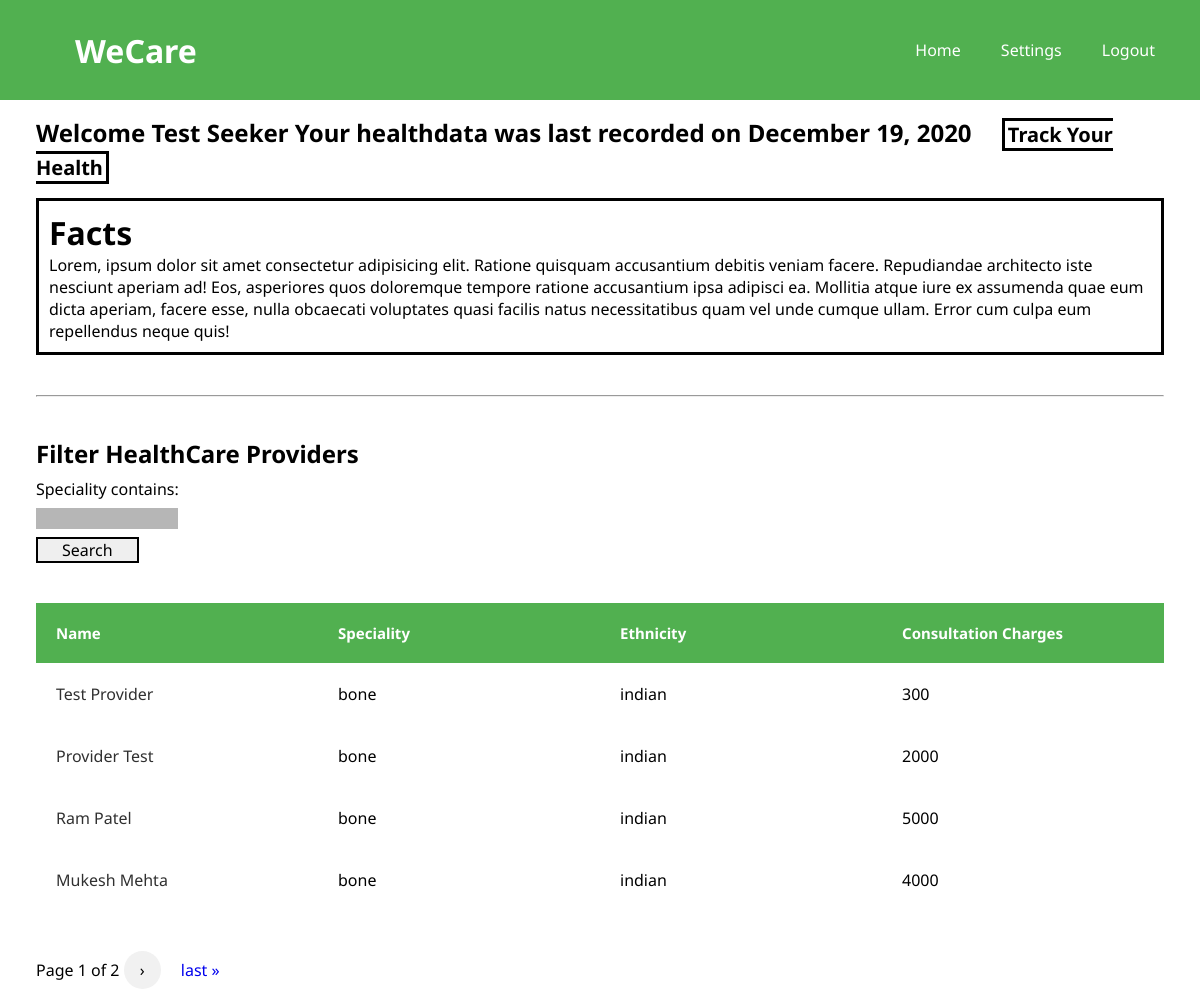
The page /dashboard (signed in) on the database as committed earlier.
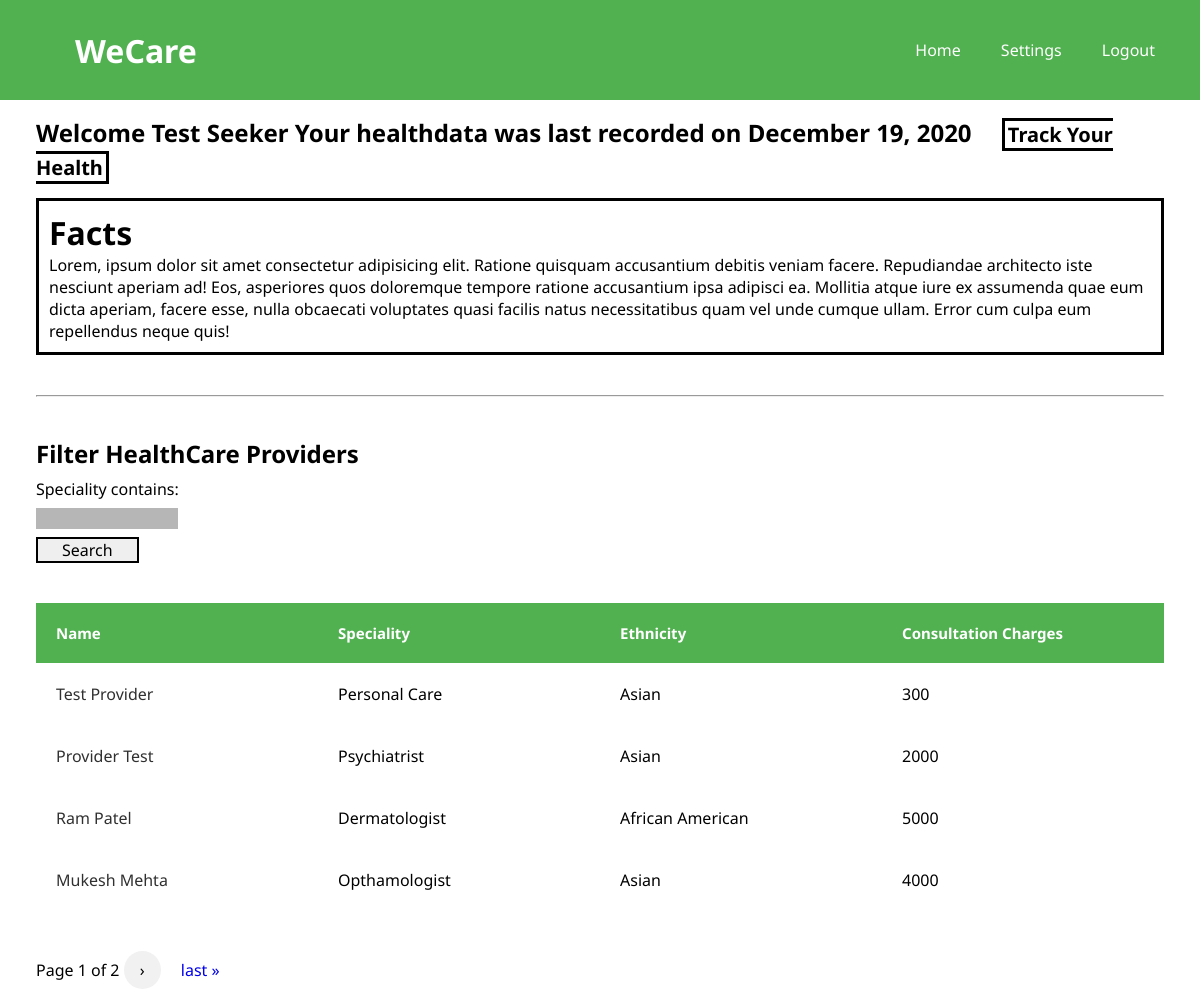
The same page on the database as committed later.
### users/models.py (models this page shows, shortened)
class Seeker(models.Model):
    user = models.OneToOneField(
        User, on_delete=models.CASCADE, primary_key=True)
    phone_number = models.CharField(max_length=20)
    location = models.CharField(max_length=20)
    medicaid_recepient = models.BooleanField(default=False)
    ethnicity = models.CharField(max_length=20)
    def __str__(self):
        return f'{self.user.first_name} {self.user.last_name}'

class User(AbstractUser):
    email = models.EmailField(unique=True)
    is_seeker = models.BooleanField(default=False)
    is_provider = models.BooleanField(default=False)
    first_name = models.CharField(max_length=100)
    last_name = models.CharField(max_length=100)
    USERNAME_FIELD = 'email'
    REQUIRED_FIELDS = []

class Provider(models.Model):
    user = models.OneToOneField(
        User, on_delete=models.CASCADE, primary_key=True)
    phone_number = models.CharField(max_length=20)
    designation = models.CharField(max_length=20)
    ethnicity = models.CharField(max_length=20)
    def __str__(self):
        return f'{self.user.first_name} {self.user.last_name}'

### healthdata/models.py (models this page shows, shortened)
class HealthData(models.Model):
    seeker = models.ForeignKey(Seeker, on_delete=models.CASCADE)
    heartrate = models.IntegerField(
        validators=[MaxValueValidator(210), MinValueValidator(50)])
    weight = models.IntegerField()
    steps = models.IntegerField()
    date_recorded = models.DateTimeField(default=timezone.now)

### listings/models.py (models this page shows, shortened)
class Listing(models.Model):
    listing_id = models.AutoField(primary_key=True)
    provider = models.ForeignKey(Provider, on_delete=models.CASCADE)
    description = models.TextField()
    consultation_charges = models.IntegerField()
    ethnicity = models.CharField(max_length=20)
    speciality = models.TextField()

### listings/views.py (the view)
# urls.py: path('dashboard', listings.dashboard, name='dashboard'),
def dashboard(request):
    labels = []
    data = []
    seeker = get_object_or_404(Seeker, user=request.user)
    listing_filter = ListingFilter(request.GET, queryset=Listing.objects.all())
    paginator = Paginator(listing_filter.qs, 4)
    page_number = request.GET.get('page')
    try:
        response = paginator.page(page_number)
    except PageNotAnInteger:
        response = paginator.page(1)
    except EmptyPage:
        response = paginator.page(paginator.num_pages)
    user_healthdata = HealthData.objects.filter(seeker=seeker)
    latest_date = user_healthdata.reverse()[0]
    context = {
        'seeker': seeker,
        'filter': listing_filter,
        'page': page_number,
        'response': response,
        'user_healthdata': user_healthdata,
        'latest_date': latest_date
    }
    return render(request, 'listings/dashboard.html', context)

### listings/templatetags/my_templatetags.py (called while the page is built)
@register.simple_tag
def query_transform(request, **kwargs):
    updated = request.GET.copy()
    for k, v in kwargs.items():
        if v is not None:
            updated[k] = v
        else:
            updated.pop(k, 0)
    return updated.urlencode()

### listings/templates/listings/dashboard.html (shortened to what this page needs)
{% extends "listings/base.html" %}
{% load static %}
{% load my_templatetags %}
{% block content %}
<link rel="stylesheet" href="{% static 'listings/dashboard.css' %}">
<div class="parent_container">
    <div class="welcome">
        {% if user_healthdata == None %}
            <h2>Welcome {{ seeker }} Start tracking your fitness and healthdata</h2>
            <a class="track_url" href="{% url 'track' %}">Track Your Health</a>
        {% else %}
            <h2>Welcome {{ seeker }} Your healthdata was last recorded on {{ latest_date.date_recorded|date:"F d, Y" }}
                <span><a class="track_url" href="{% url 'track' %}">Track Your Health</a></span>
            </h2>
        {% endif %}
    </div>
    <div class="demographics">
        <h1>Facts</h1>
        <p>
            Lorem, ipsum dolor sit amet consectetur adipisicing elit. Ratione quisquam accusantium debitis veniam facere. Repudiandae architecto iste nesciunt aperiam ad! Eos, asperiores quos doloremque tempore ratione accusantium ipsa adipisci ea.
            Mollitia atque iure ex assumenda quae eum dicta aperiam, facere esse, nulla obcaecati voluptates quasi facilis natus necessitatibus quam vel unde cumque ullam. Error cum culpa eum repellendus neque quis!
        </p>
    </div>
    <hr>
    <div class="healthcare_providers">
        <h2>Filter HealthCare Providers</h2>
        <div class="filt_cont">
            <form method="get" class="filt_form">
                {{ filter.form }}
                <button type="submit" class="filter_submit">Search</button>
            </form>
        </div>
        <table class="listings_table">
            <thead>
                <tr>
                    <th>Name</th>
                    <th>Speciality</th>
                    <th>Ethnicity</th>
                    <th>Consultation Charges</th>
                </tr>
            </thead>
            {% for listing in response %}
                <tr>
                    <td><a class="provider_name" href="{% url 'listing' listing.listing_id %}">{{ listing.provider }}</a></td>
                    <td>{{ listing.speciality }}</td>
                    <td>{{ listing.ethnicity }}</td>
                    <td>{{ listing.consultation_charges }}</td>
                </tr>
            {% endfor %}
        </table>
    </div>
    <div class="paginator">
        <span>
            <span class="current">
                Page {{ response.number }} of {{ response.paginator.num_pages }}
            </span>
            {% if response.has_next %}
                <a class="previous round" href="?{% query_transform request page=response.next_page_number %}">&#8250;</a>
                <a href="?{% query_transform request page=response.paginator.num_pages %}">last &raquo;</a>
            {% endif %}
        </span>
    </div>
</div>
{% endblock content %}

### listings/templates/listings/base.html (shortened to what this page needs)
<!DOCTYPE html>
<html lang="en">
<head>
    {% load static %}
    <link rel="stylesheet" href="{% static 'listings/base.css' %}"/>
</head>
<body>
  <div class="nav">
    <div class="logo_container">
      <h1>WeCare</h1>
    </div>
    <div class="navlinks">
      {% if user.is_authenticated and user.is_provider == True %}
        <ul class="float_right">
          <li><a href="{% url 'p_dashboard' %}">Home</a></li>
          <li><a href="{% url 'mylisting' %}">My Listing</a></li>
          <li><div><a href="{% url 'p_profile' user.provider.pk %}">Settings</a></div></li>
          <li><div><a href="{% url 'logout' %}">Logout</a></div></li>
        </ul>
      {% elif user.is_authenticated and user.is_seeker == True %}
        <ul class="float_right">
          <li><a href="{% url 'dashboard' %}">Home</a></li>
          <li><a href="{% url 's_profile' user.seeker.pk %}">Settings</a></li>
          <li><div><a href="{% url 'logout' %}">Logout</a></div></li>
        </ul>
      {% endif %}
    </div>
  </div>
  {% block content %}{% endblock %}
</body>
</html>

### listings/static/listings/base.css (style rules this page uses)
* { margin: 0; padding: 0; }
:root { --primary: #51b050; --secondary: #767676; }
body { height: 100vh; display: flex; flex-direction: column; }
@media screen and (min-width: 600px) { .nav, .svgs, .svg1, .svg2, .functions, .functiontext_parent, .functiontext, .footer_links { display: flex; justify-content: center; align-items: center; font-family: "Noto Sans", sans-serif; } }
@media screen and (min-width: 600px) { .logo_container { min-width: 500px; color: white; margin: 0; padding: 0; } }
@media screen and (min-width: 600px) { .logo_container h1 { margin-left: 50px; font-family: "Noto Sans", sans-serif; } }
@media screen and (min-width: 600px) { .nav { justify-content: space-around; background-color: var(--primary); min-height: 100px; } }
@media screen and (min-width: 600px) { .navlinks { float: right; width: 50%; } }
@media screen and (min-width: 600px) { .float_right { float: right; } }
@media screen and (min-width: 600px) { .navlinks ul { justify-content: space-around; } }
@media screen and (min-width: 600px) { .navlinks ul li { display: inline; float: left; list-style-type: none; overflow: hidden; } }
@media screen and (min-width: 600px) { .navlinks ul li a { margin: 20px; display: block; float: right; color: white; text-decoration: none; cursor: pointer; } }

### listings/static/listings/dashboard.css (style rules this page uses)
* { padding: 0; margin: 0; max-width: 100%; }
.parent_container { font-family: "Noto Sans", sans-serif; margin-left: 3vw; margin-right: 3vw; flex-direction: column; position: relative; }
.parent_container, .health_data { display: flex; justify-content: center; }
.parent_container { max-width: 100%; }
.filt_form { display: flex; align-items: flex-start; flex-direction: column; }
.filt_form label, .filt_form input, .filt_form button { margin-top: 1vh; }
.healthcare_providers, .paginator, .listings_table { margin-top: 5vh; }
@media screen and (min-width: 600px) { .parent_container { flex-direction: column; } }
@media screen and (min-width: 600px) { .listings_table { table-layout: fixed; border-collapse: collapse; width: 100%; } }
@media screen and (min-width: 600px) { .listings_table thead { background-color: var(--primary); color: white; text-align: left; font-size: 15px; } }
@media screen and (min-width: 600px) { .listings_table th, .listings_table td { padding: 20px; } }
@media screen and (min-width: 600px) { #id_provider, #id_speciality { float: right; font-size: 10px; padding: 5px; border: none; background-color: rgb(182, 182, 182); } }
.paginator a { text-decoration: none; display: inline-block; padding: 8px 16px; }
.previous { background-color: #f1f1f1; color: black; }
.round { border-radius: 50%; }
.demographics { max-width: 100%; border: 3px solid black; padding: 10px; margin-top: 2vh; }
.demographics p { max-width: 100%; word-wrap: break-word; }
.welcome { margin-top: 2vh; }
.track_url { font-family: "Noto Sans", sans-serif; padding-left: 3px; padding-right: 3px; font-size: 2.5vh; text-decoration: none; color: black; border: 3px solid black; margin-left: 3vh; }
hr { margin-top: 5vh; }
.provider_name { text-decoration: none; color: rgb(48, 48, 48); }
.filter_submit { font-family: "Noto Sans", sans-serif; font-size: 2vh; border-radius: 0; border: 2px solid black; padding-left: 3vh; padding-right: 3vh; }

Rows that differ between the two databases and show on the page:
changed Listing "Test Provider": speciality "bone" → "Personal Care"; ethnicity "indian" → "Asian"
changed Listing "Provider Test": speciality "bone" → "Psychiatrist"; ethnicity "indian" → "Asian"
changed Listing "Ram Patel": speciality "bone" → "Dermatologist"; ethnicity "indian" → "African American"
changed Listing "Mukesh Mehta": speciality "bone" → "Opthamologist"; ethnicity "indian" → "Asian"
